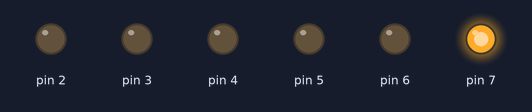
This sketch was run on a simulated Arduino Uno, built with avr-gcc and run on an emulated ATmega328P. Shown: output pins drawn as LEDs (lit = HIGH).

Above: at 0.1 s.
At 4.1 s:
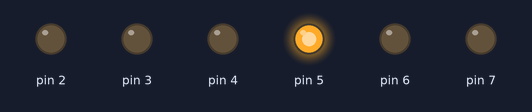
At 9.1 s:
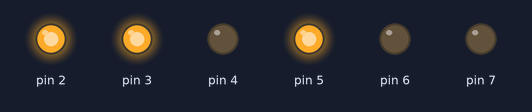
At 19.1 s:
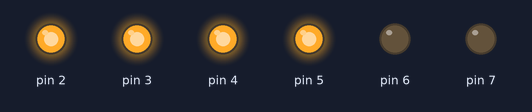
At 29.1 s:
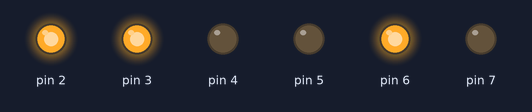
At 39.1 s:
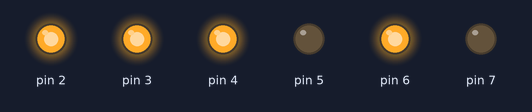
Timing chart, 0 to 40.0 s (numbered marks = the images above):
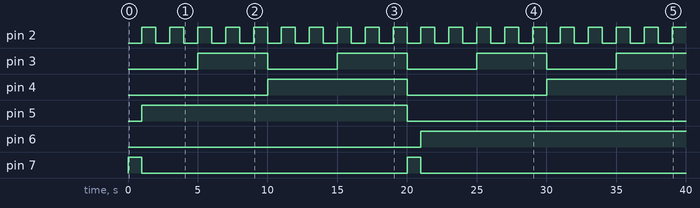

The sketch:

HW10.ino
```cpp
unsigned long WallSeconds;
void setup() {
  // put your setup code here, to run once:
    pinMode(2, OUTPUT);
    pinMode(3, OUTPUT);
    pinMode(4, OUTPUT);
    pinMode(5, OUTPUT);
    pinMode(6, OUTPUT);
    pinMode(7, OUTPUT);
}

void loop() {
  // put your main code here, to run repeatedly:
  unsigned long currentMillis = millis();
  WallSeconds = (currentMillis / 1000) % 61;
  int p2v = (millis()/1000) % 2;
  int p3v = (millis()/5000) % 2;
  int p4v = (millis()/10000) % 2;
  digitalWrite(2, p2v);
  digitalWrite(3, p3v);
  digitalWrite(4, p4v);

  if(WallSeconds>0 && WallSeconds<20)
  {
    digitalWrite(5, 1);
    digitalWrite(6, 0);
    digitalWrite(7, 0);
  }
   else if(WallSeconds>20 && WallSeconds<40)
  {
    digitalWrite(5, 0);
    digitalWrite(6, 1);
    digitalWrite(7, 0);
  }
 else
  {
    digitalWrite(5, 0);
    digitalWrite(6, 0);
    digitalWrite(7, 1);
  }

}
```

Measured:
- by itself, pin 2: alternates HIGH for 1.0 s and LOW for 1.0 s
- by itself, pin 3: alternates HIGH for 5.0 s and LOW for 5.0 s
- by itself, pin 4: LOW → HIGH at 10.0 s, → LOW 10.0 s later, → HIGH 10.0 s later
- by itself, pin 5: LOW → HIGH at 1.0 s, → LOW 19.0 s later
- by itself, pin 6: LOW → HIGH at 21.0 s
- by itself, pin 7: alternates HIGH for 1.0 s and LOW for 19.0 s
